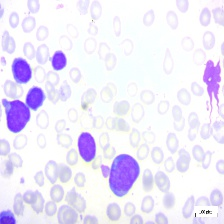
#> input picture WBC-Benign-001.jpg, 224 x 224 px; its folder holds only this picture in this run
$ python -i preprocessThree.py   (imports and definitions only)   (older library calls are emulated)
#> lines starting #> are read from the running program, lines starting #| are printed output that depends on the picture; after the words box and inside, x2 and y2 are one past the last pixel; in counts of white or black regions, pixels touching at a corner belong together
#> further down, picture is the input picture: shape (224, 224, 3); mean B, G, R 249.6, 233, 238
import os
import cv2
import numpy as np
from skimage import exposure
from skimage.exposure import match_histograms

def enhance(img):
    # Convert image to grayscale
    gray = cv2.cvtColor(img, cv2.COLOR_BGR2GRAY)
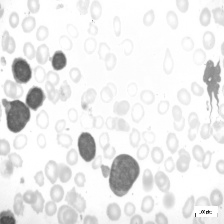
#> gray: shape (224, 224); min 30, max 255, mean 236.4

    # Apply Gabor filter to the grayscale image
    gabor_filtered = apply_gabor_filter(gray)
#> in apply_gabor_filter, `gabor_filtered = cv2.filter2D(img, cv2.CV_8UC1, gabor_kernel)`: gabor_filtered: shape (224, 224); every value is 255

    # Apply CLAHE to the Gabor-filtered image
    clahe = cv2.createCLAHE(clipLimit=3.0, tileGridSize=(8, 8))
    cl = clahe.apply(gabor_filtered)

    # Merge the enhanced channel with the original BGR channels
    enhanced_img = cv2.merge([cl, img[:, :, 1], img[:, :, 2]])
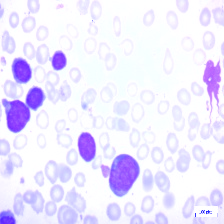
#> enhanced_img: shape (224, 224, 3); mean B, G, R 255, 233, 238

    annotated_img = apply_annotation(enhanced_img)

    return annotated_img

def apply_annotation(enhanced_img):

    # Convert the image to HSV color space
    hsv_image = cv2.cvtColor(enhanced_img, cv2.COLOR_BGR2HSV)
#> hsv_image: shape (224, 224, 3); mean H, S, V 106, 23, 255

    # Define the lower and upper bounds of the purple color in HSV
    lower_purple = np.array([125, 50, 40])
    upper_purple = np.array([150, 255, 255])

    # Create a mask using the inRange function to threshold the image
    purple_mask = cv2.inRange(hsv_image, lower_purple, upper_purple)
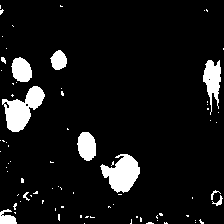
#> purple_mask: shape (224, 224); 8.2% white; 79 white regions (68 under 20 px)

    # Find contours in the binary mask
    contours, _ = cv2.findContours(purple_mask, cv2.RETR_EXTERNAL, cv2.CHAIN_APPROX_SIMPLE)
#> contours = 79 contours, 71 with area under 20; largest, box (x1, y1, x2, y2) and area: (2, 86, 45, 132) 935, (100, 154, 140, 193) 872, (203, 60, 221, 115) 462, (77, 132, 96, 161) 391, (11, 57, 32, 82) 360, (50, 50, 67, 70) 217, (0, 209, 17, 224) 133, (212, 195, 223, 206) 24

    # Draw contours on the original image
    contour_image = enhanced_img.copy()
    cv2.drawContours(contour_image, contours, -1, (0, 255, 0), 2)
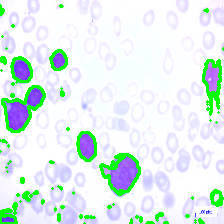
#> contour_image: shape (224, 224, 3); 6.92% of pixels changed, all inside (x1, y1, x2, y2) = (0, 4, 224, 224)

    return contour_image


def apply_gabor_filter(img):
    # Define Gabor filter parameters
    ksize = 9
    sigma = 2.0
    theta = np.pi / 4.0
    lambd = 10.0
    gamma = 0.5

    # Create Gabor filter
    gabor_kernel = cv2.getGaborKernel((ksize, ksize), sigma, theta, lambd, gamma, 0, ktype=cv2.CV_32F)

    # Apply Gabor filter to the grayscale image
    gabor_filtered = cv2.filter2D(img, cv2.CV_8UC1, gabor_kernel)

    return gabor_filtered

input_directory = './Original/Benign/'
output_directory = './Preprocessed/Benign/'

# Create the output directory if it doesn't exist
# [2 lines not run here, left out]

# List all files in the input directory
# [1 line that did not run here, left out]

# [12 lines not run here, left out]

>>> import cv2
>>> picture = cv2.imread('WBC-Benign-001.jpg')
>>> result = enhance(picture)

$ run again, on WBC-Malignant-Early-283.jpg
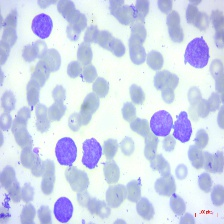
#> input picture WBC-Malignant-Early-283.jpg, 224 x 224 px
#> picture is the input picture: shape (224, 224, 3); mean B, G, R 236.9, 215.2, 206.6
#> gabor_filtered: shape (224, 224); every value is 255
#> hsv_image: shape (224, 224, 3); mean H, S, V 107.9, 50.2, 255
#> in apply_annotation, `purple_mask = cv2.inRange(hsv_image, lower_purple, upper_purple)`:
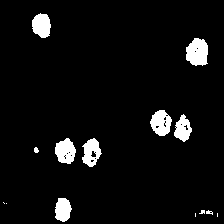
#> purple_mask: shape (224, 224); 5.4% white; 14 white regions (5 under 20 px)
#> contours = 14 contours, 7 with area under 20; largest, box (x1, y1, x2, y2) and area: (186, 38, 208, 66) 454, (150, 110, 172, 136) 380, (55, 138, 76, 164) 365, (82, 138, 102, 167) 351, (32, 13, 51, 38) 332, (174, 114, 192, 142) 286, (55, 198, 72, 222) 281
#> in apply_annotation, `cv2.drawContours(contour_image, contours, -1, (0, 255, 0), 2)`:
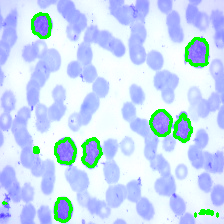
#> contour_image: shape (224, 224, 3); mean B, G, R 245.3, 219.5, 200.5

$ run again, on WBC-Malignant-Pre-008.jpg
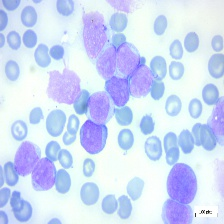
#> input picture WBC-Malignant-Pre-008.jpg, 224 x 224 px
#> picture is the input picture: shape (224, 224, 3); mean B, G, R 247.1, 220.3, 207.3
#> gabor_filtered: shape (224, 224); every value is 255
#> hsv_image: shape (224, 224, 3); mean H, S, V 105.4, 50, 255
#> in apply_annotation, `purple_mask = cv2.inRange(hsv_image, lower_purple, upper_purple)`:
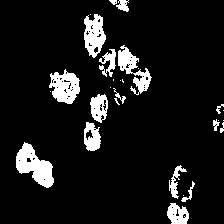
#> purple_mask: shape (224, 224); 9.5% white; 28 white regions (12 under 20 px)
#> contours = 28 contours, 15 with area under 20; largest, box (x1, y1, x2, y2) and area: (16, 142, 54, 188) 874, (49, 69, 80, 104) 688, (84, 14, 106, 58) 624, (118, 45, 152, 95) 560, (90, 94, 108, 123) 356
#> in apply_annotation, `cv2.drawContours(contour_image, contours, -1, (0, 255, 0), 2)`:
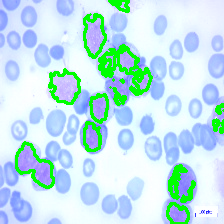
#> contour_image: shape (224, 224, 3); mean B, G, R 233.9, 227.7, 192.5

$ run again, on WBC-Malignant-Pre-129.jpg
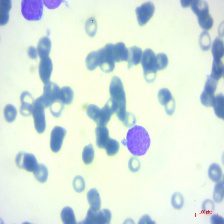
#> input picture WBC-Malignant-Pre-129.jpg, 224 x 224 px
#> picture is the input picture: shape (224, 224, 3); mean B, G, R 224.1, 228.8, 215
#> gabor_filtered: shape (224, 224); every value is 255
#> hsv_image: shape (224, 224, 3); mean H, S, V 100.8, 40.6, 255
#> in apply_annotation, `purple_mask = cv2.inRange(hsv_image, lower_purple, upper_purple)`:
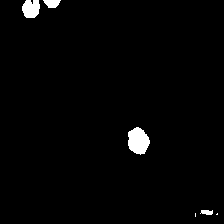
#> purple_mask: shape (224, 224); 1.8% white; 6 white regions (2 under 20 px)
#> contours = 6 contours, 2 with area under 20; largest, box (x1, y1, x2, y2) and area: (128, 127, 150, 155) 415, (22, 0, 40, 18) 236, (43, 0, 61, 8) 85, (200, 210, 213, 215) 36
#> in apply_annotation, `cv2.drawContours(contour_image, contours, -1, (0, 255, 0), 2)`:
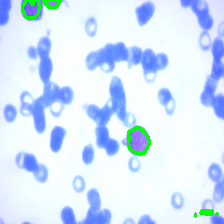
#> contour_image: shape (224, 224, 3); mean B, G, R 251.5, 230.5, 212.9
